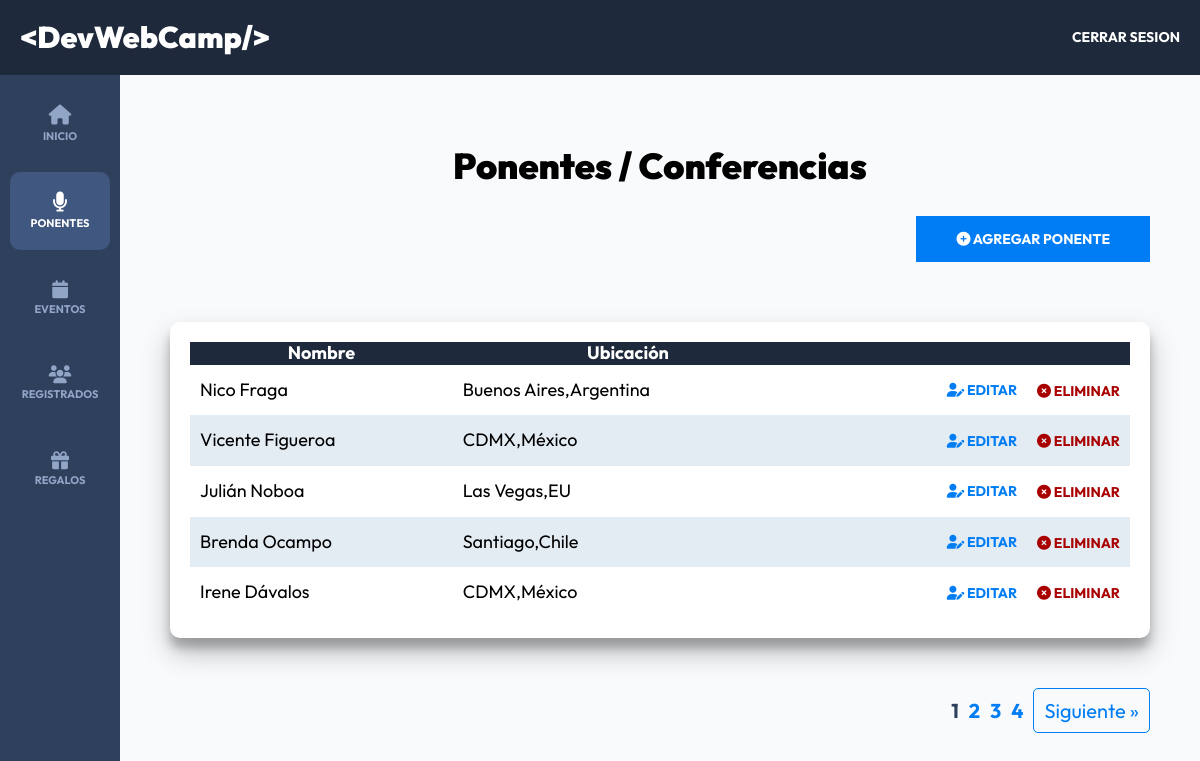
/admin/ponentes?page=1 (signed in), run on the app's committed database.
### tables this page shows
CREATE TABLE `ponentes` (
  `id` int NOT NULL AUTO_INCREMENT,
  `nombre` varchar(40) DEFAULT NULL,
  `apellido` varchar(40) DEFAULT NULL,
  `ciudad` varchar(20) DEFAULT NULL,
  `pais` varchar(20) DEFAULT NULL,
  `imagen` varchar(32) DEFAULT NULL,
  `tags` varchar(120) DEFAULT NULL,
  `redes` text,
  PRIMARY KEY (`id`)
);

### controllers/PonentesController.php (called while the page is built, shortened)
<?php
class PonentesController{
    public static function index(Router $router){
        $pagina_actual = filter_var($_GET["page"] ?? "", FILTER_VALIDATE_INT);
        $registros_por_pagina = 5;
        $total_registros = Ponente::total();
        $paginacion = new Paginacion($pagina_actual,  $registros_por_pagina, $total_registros);
        $ponentes = Ponente::paginar($registros_por_pagina, $paginacion->offset());
        $router->render("admin/ponentes/index",[
            "titulo" => "Ponentes / Conferencias",
            "ponentes" => $ponentes,
            "paginacion" => $paginacion->paginacion()
        ]);
    }
}

### public/index.php (called while the page is built, shortened)
<?php
$router = new Router();
$router->get('/login', [AuthController::class, 'login']);
$router->post('/login', [AuthController::class, 'login']);
$router->post('/logout', [AuthController::class, 'logout']);
$router->get('/registro', [AuthController::class, 'registro']);
$router->post('/registro', [AuthController::class, 'registro']);
$router->get('/olvide', [AuthController::class, 'olvide']);
$router->post('/olvide', [AuthController::class, 'olvide']);
$router->get('/reestablecer', [AuthController::class, 'reestablecer']);
$router->post('/reestablecer', [AuthController::class, 'reestablecer']);
$router->get('/mensaje', [AuthController::class, 'mensaje']);
$router->get('/confirmar-cuenta', [AuthController::class, 'confirmar']);
$router->get('/admin/dashboard', [DashboardController::class, 'index']);
$router->get('/admin/ponentes', [PonentesController::class, 'index']);
$router->get('/admin/ponentes/crear', [PonentesController::class, 'crear']);
$router->post('/admin/ponentes/crear', [PonentesController::class, 'crear']);
$router->get('/admin/ponentes/editar', [PonentesController::class, 'editar']);
$router->post('/admin/ponentes/editar', [PonentesController::class, 'editar']);
$router->post('/admin/ponentes/eliminar', [PonentesController::class, 'eliminar']);
$router->get('/admin/eventos', [EventosController::class, 'index']);
$router->get('/admin/eventos/crear', [EventosController::class, 'crear']);
$router->post('/admin/eventos/crear', [EventosController::class, 'crear']);
$router->get('/admin/eventos/editar', [EventosController::class, 'editar']);
$router->post('/admin/eventos/editar', [EventosController::class, 'editar']);
$router->post('/admin/eventos/eliminar', [EventosController::class, 'eliminar']);
$router->get('/api/eventos-horario', [APIEventos::class, 'index']);
$router->get('/api/ponentes', [APIPonentes::class, 'index']);
$router->get('/api/ponente', [APIPonentes::class, 'ponente']);
$router->get('/api/tags', [APITags::class, 'index']);
$router->get('/admin/registrados', [RegistradosController::class, 'index']);
$router->get('/admin/regalos', [RegalosController::class, 'index']);
$router->get('/finalizar-registro', [RegistroController::class, 'crear']);
$router->post('/finalizar-registro/gratis', [RegistroController::class, 'gratis']);
$router->post('/finalizar-registro/pagar', [RegistroController::class, 'pagar']);
$router->get('/finalizar-registro/conferencias', [RegistroController::class, 'conferencias']);
$router->get('/boleto', [RegistroController::class, 'boleto']);
$router->get('/', [PaginasController::class, 'index']);
$router->get('/devwebcamp', [PaginasController::class, 'evento']);
$router->get('/paquetes', [PaginasController::class, 'paquetes']);
$router->get('/workshops-conferencia', [PaginasController::class, 'conferencias']);
$router->get('/404', [PaginasController::class, 'error']);
$router->comprobarRutas();

### models/ActiveRecord.php (called while the page is built, shortened)
<?php
class ActiveRecord {
    protected static $db;
    protected static $tabla = '';
    public static function setDB($database) {
        self::$db = $database;
    }
    public static function consultarSQL($query) {
        $resultado = self::$db->query($query);
        $array = [];
        while($registro = $resultado->fetch_assoc()) {
            $array[] = static::crearObjeto($registro);
        }
        return $array;
    }
    protected static function crearObjeto($registro) {
        $objeto = new static;
        foreach($registro as $key => $value ) {
            if(property_exists( $objeto, $key  )) {
                $objeto->$key = $value;
            }
        }
        return $objeto;
    }
    public static function paginar($por_pagina, $offset){
        $query = "SELECT * FROM " . static::$tabla . " ORDER BY id DESC LIMIT {$por_pagina} OFFSET {$offset}" ;
        $resultado = self::consultarSQL($query);
        return $resultado;
    }
    public static function total($columna = "", $valor = ""){
        $query = "SELECT COUNT(*) FROM " . static::$tabla;
        $resultado = self::$db->query($query);
        $total = $resultado->fetch_array();
        return array_shift($total);
    }
}

### views/admin/ponentes/index.php (the view, shortened to what this page needs)
<h2 class="dashboard__heading"><?php echo $titulo;?></h2>
<div class="dashboard__contenedor-boton">
    <a href="/admin/ponentes/crear" class="dashboard__boton">
        <li class="fa-solid fa-circle-plus"></li>
        Agregar Ponente
    </a>
</div>
<div class="dashboard__contenedor">
    <?php if(!empty($ponentes)){?>
        <table class="table">
            <thead class="table__thead">
                <tr>
                    <th scope="col" class="table_th">Nombre</th>
                    <th scope="col" class="table_th">Ubicación</th>
                    <th scope="col" class="table_th"></th>
                </tr>
            </thead>
            <tbody class="table__tbody">
                <?php foreach($ponentes as $ponente){?>
                    <tr class="table__tr">
                        <td class="table__td">
                            <?php echo $ponente->nombre . " " . $ponente->apellido;?>
                        </td>
                        <td class="table__td">
                            <?php echo $ponente->ciudad . "," . $ponente->pais;?>
                        </td>
                        <td class="table__td--acciones">
                            <a href="/admin/ponentes/editar?id=<?php echo $ponente->id;?>" class="table__accion table__accion--editar">
                                <i class="fa-solid fa-user-pen"></i>
                                Editar
                            </a>
                            <form class="table__formulario" action="/admin/ponentes/eliminar" method="POST">
                                <button class="table__accion table__accion--eliminar">
                                    <i class="fa-solid fa-circle-xmark"></i>
                                    Eliminar
                                </button>
                            </form>
                        </td>
                    </tr>
                <?php }?>
            </tbody>
        </table>
    <?php } else{?>
        <p class="text-center">No hay ponentes aún</p>
    <?php }?>
</div>
<?php
 echo $paginacion;
?>

### public/build/css/app.css (style rules this page uses)
html { line-height: 1.15; -webkit-text-size-adjust: 100%; }
body { margin: 0; }
a { background-color: transparent; }
button, input, optgroup, select, textarea { font-family: inherit; font-size: 100%; line-height: 1.15; margin: 0; }
button, input { overflow: visible; }
button, select { text-transform: none; }
button, [type=button], [type=reset], [type=submit] { -webkit-appearance: button; }
html { font-size: 62.5%; box-sizing: border-box; height: 100%; }
*, *:before, *:after { box-sizing: inherit; }
body { font-family: "Outfit", sans-serif; font-size: 1.8rem; }
a { text-decoration: none; }
h1, h2, h3 { font-family: "Outfit", sans-serif; font-weight: 900; margin: 2rem 0; }
h2 { font-size: 3.6rem; }
[class$=__heading] { font-family: "Outfit", sans-serif; font-weight: 900; margin: 2rem 0; margin: 6rem 0 3rem 0; text-align: center; }
.dashboard { height: 100%; display: flex; flex-direction: column; background-color: #F8FAFC; }
@media (min-width: 768px) { .dashboard__contenedor-boton { display: flex; justify-content: flex-end; margin-bottom: 4rem; } }
.dashboard__boton { background-color: #007df4; padding: 1.5rem 4rem; color: #FFFFFF; font-size: 1.8rem; font-weight: 700; border: none; transition-property: background-color; transition-duration: 0.3s; text-align: center; width: 100%; display: inline-block; text-transform: uppercase; font-size: 1.4rem; margin-bottom: 2rem; }
@media (min-width: 768px) { .dashboard__boton { width: auto; } }
.dashboard__contenedor, .dashboard__formulario { box-shadow: rgba(0, 0, 0, 0.25) 0px 14px 28px, rgba(0, 0, 0, 0.22) 0px 10px 10px; background-color: #FFFFFF; padding: 2rem; border-radius: 1rem; }
.table { width: 100%; border-collapse: collapse; }
.table__thead { background-color: #1E293B; color: #FFFFFF; }
.table__tr:nth-of-type(even) { background-color: #e3ebf3; }
.table__td, .table__td--acciones { padding: 1.5rem 1rem; }
.table__td--acciones { display: flex; justify-content: flex-end; gap: 2rem; align-items: center; }
.table__accion { all: unset; text-transform: uppercase; font-size: 1.4rem; font-weight: 700; }
.table__accion--editar { color: #007df4; }
.table__accion--eliminar { color: rgb(169, 0, 0); }

### data on the page
ponentes: nombre "Nico", apellido "Fraga", ciudad "Buenos Aires", pais "Argentina"
ponentes: nombre "Vicente", apellido "Figueroa", ciudad "CDMX", pais "México"
ponentes: nombre "Julián", apellido "Noboa", ciudad "Las Vegas", pais "EU"
ponentes: nombre "Brenda", apellido "Ocampo", ciudad "Santiago", pais "Chile"
ponentes: nombre "Irene", apellido "Dávalos", ciudad "CDMX", pais "México"

### other printed values
$titulo "Ponentes / Conferencias"
